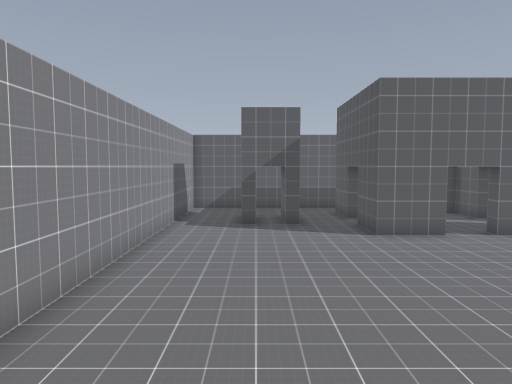
view 1 (above)

18 first-person views from a walk through a 3-D level made in the Godot game engine. The camera is 1.5 m above the floor, tilts 4° down and sees 70° across. The floor is counted in squares, 1 m on a side. Each view is taken from the middle of a square. On the plan, view 1 faces up. The plan holds only what a view shows up to about 16 squares ahead; the rest is blank. Characters and animated objects are not drawn.

view 2
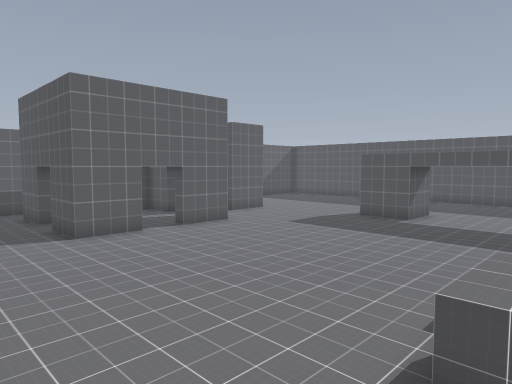

view 3
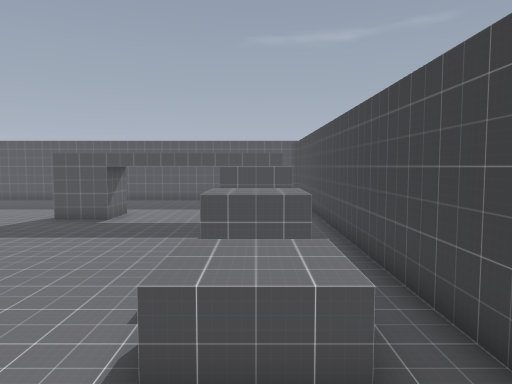

view 4
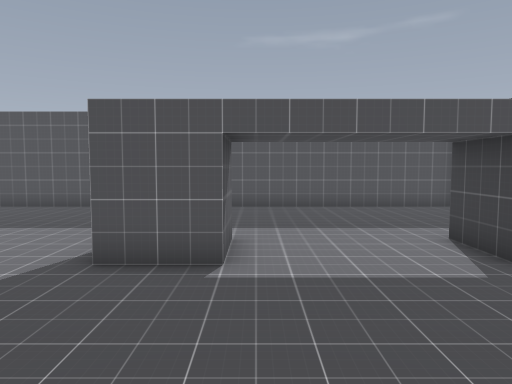

view 5
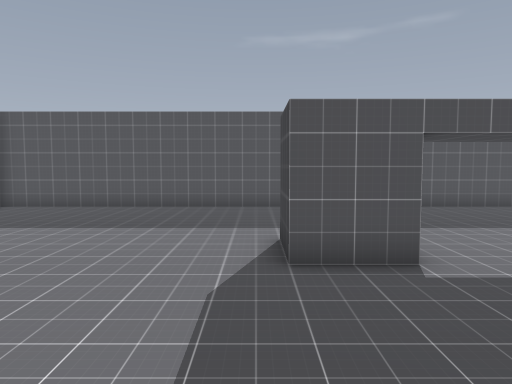

view 6
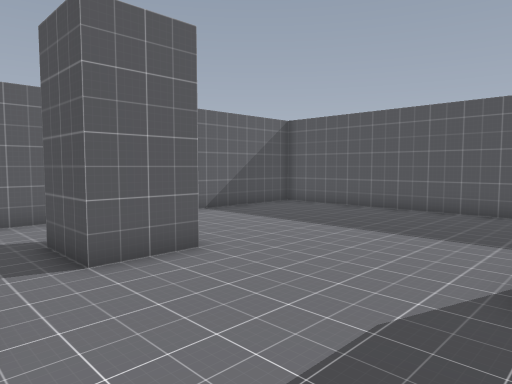

view 7
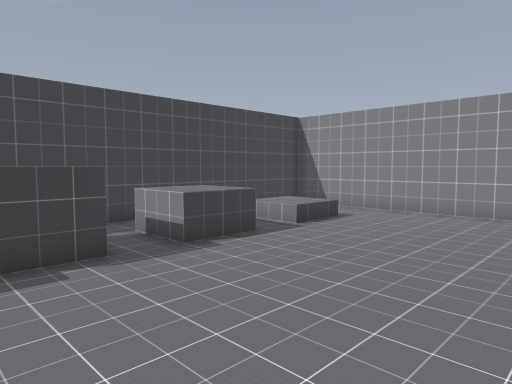

view 8
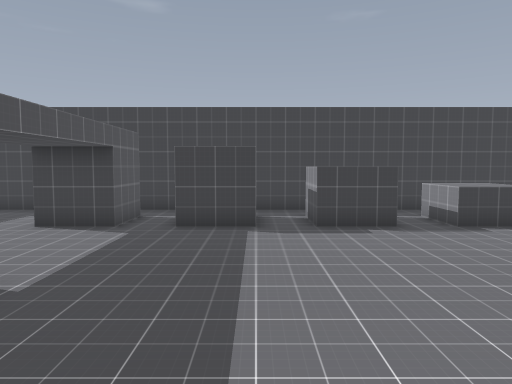

view 9
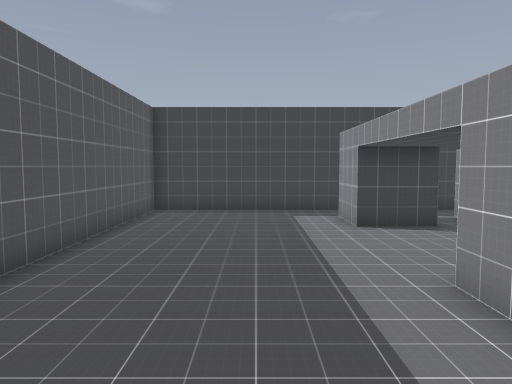

view 10
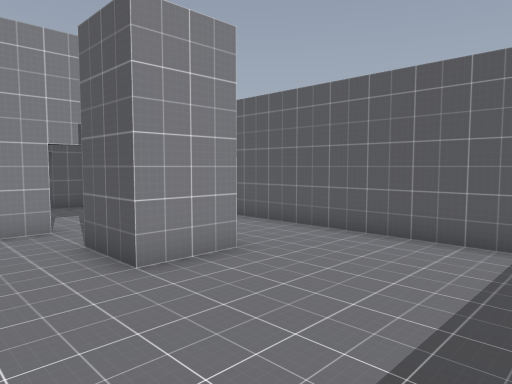

view 11
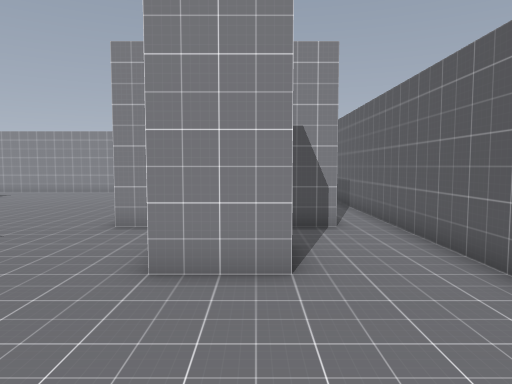

view 12
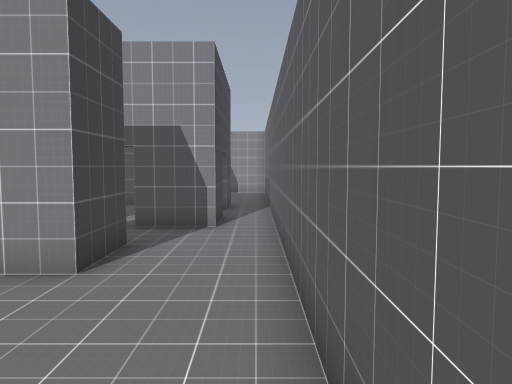

view 13
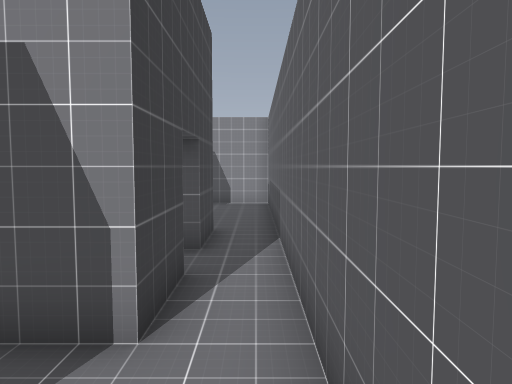

view 14
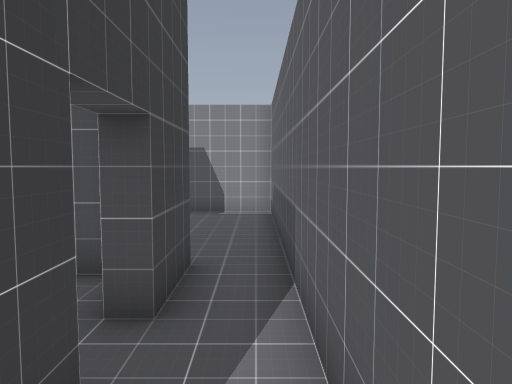

view 15
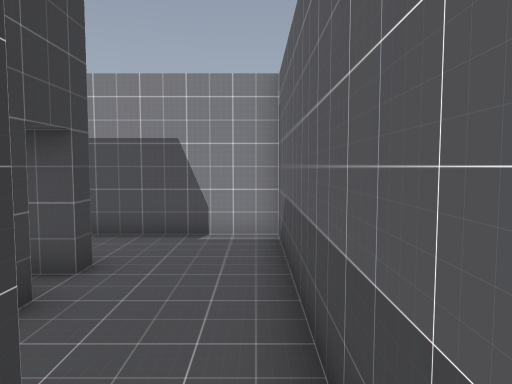

view 16
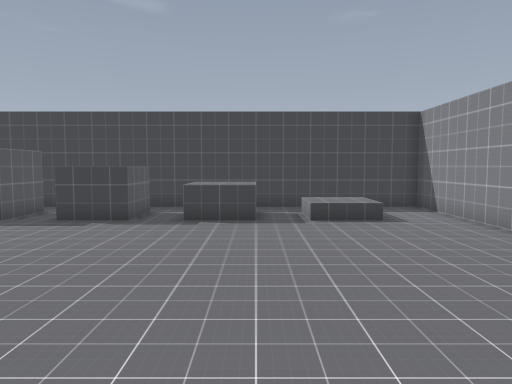

view 17
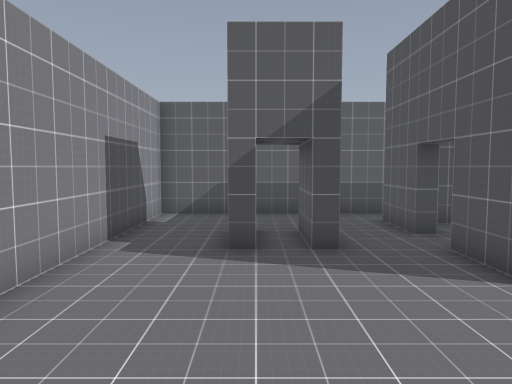

view 18
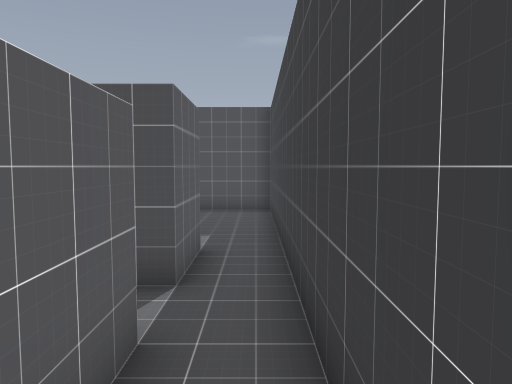

### Floor plan
Key: @ floor where view 1 was taken; # wall or solid block; . main floor; : floor 0.5 m higher than the main floor; / step, stairs or slope; ^ raised ledge.
Columns run from 3 left of view 1 to 22 right of it. Each row starts with its distance up from view 1.
 18 ##########################
 17 #........................#
 16 #......##.###............#
 15 #......#....#............#
 14 #..##.........###........#
 13 #..##.........###........#
 12 #......#....#............#
 11 #......##.###............#
 10 #........................#
  9 #........................#
  8 #........................#
  7 #................##......#
  6 #................##......#
  5 #........................#
  4 #........................#
  3 #........................#
  2 #........................#
  1 #..//.^^^.^^.###.##......#
  0 #..@:.^^^.^^.###.##......#
 -1 #..//.^^^.^^.###.##......#
 -2 #.   ....................#
 -3 ##########################

Where each view was taken, in squares from view 1:
view 1: 0 up, 0 right, facing up
view 2: 0 up, 0 right, facing up-right
view 3: 0 up, 0 right, facing right
view 4: 5 up, 8 right, facing right
view 5: 8 up, 8 right, facing right
view 6: 7 up, 9 right, facing up-right
view 7: 7 up, 9 right, facing down-left
view 8: 10 up, 10 right, facing down
view 9: 10 up, 18 right, facing down
view 10: 10 up, 18 right, facing up-left
view 11: 14 up, 18 right, facing left
view 12: 17 up, 18 right, facing left
view 13: 17 up, 12 right, facing left
view 14: 17 up, 9 right, facing left
view 15: 17 up, 5 right, facing left
view 16: 11 up, 3 right, facing down
view 17: 6 up, 0 right, facing up
view 18: 2 down, 9 right, facing right
